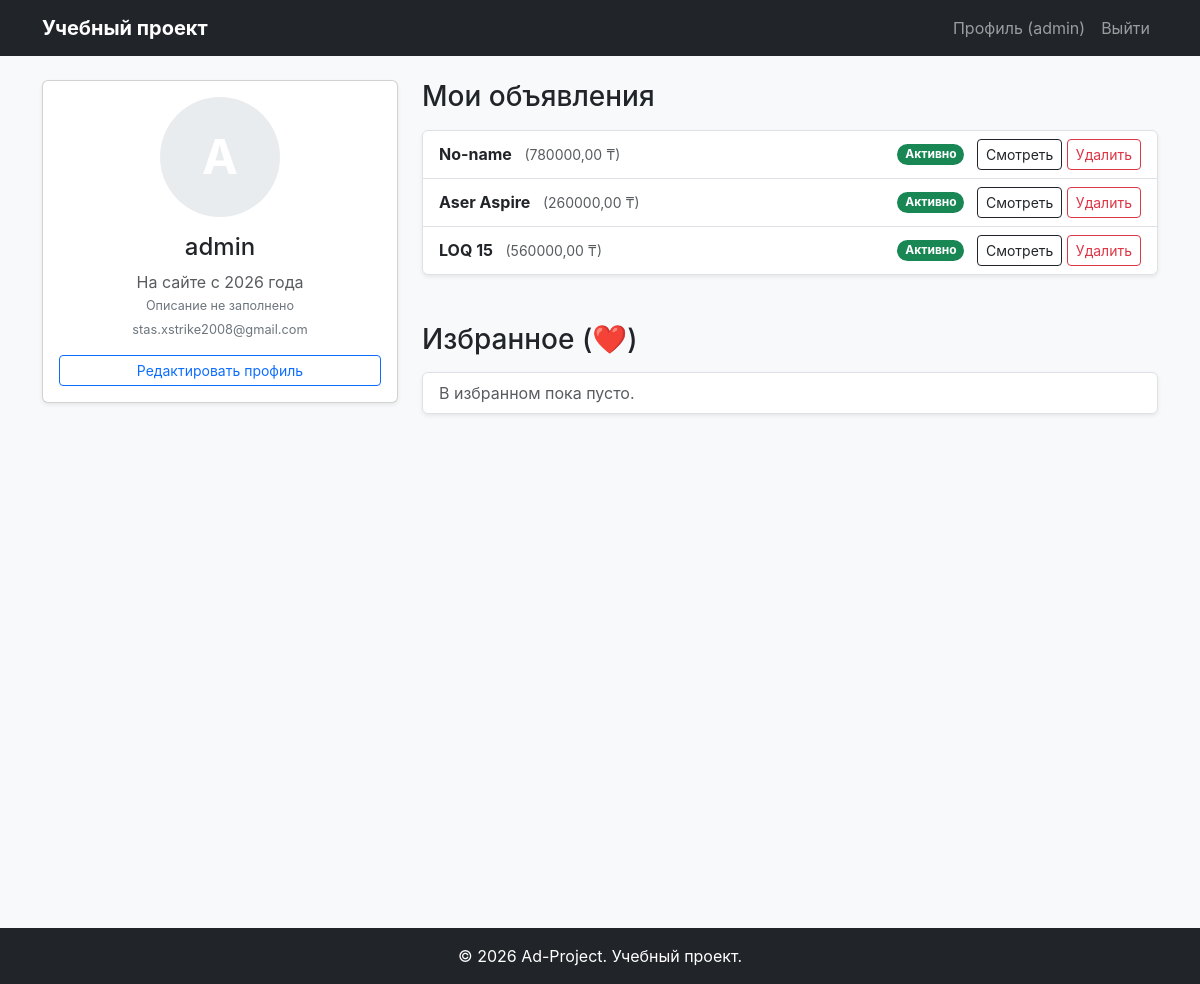
/profile/ (signed in), run on the app's committed database.
### ads/models.py (models this page shows, shortened)
class Ad(models.Model):
    title = models.CharField(max_length=200, verbose_name="Заголовок")
    category = models.ForeignKey(Category, on_delete=models.CASCADE, verbose_name="Категория")
    price = models.DecimalField(max_digits=20, decimal_places=2, default=0, verbose_name="Цена")
    description = models.TextField(verbose_name="Описание")
    image = models.ImageField(upload_to='ads_images/', blank=True, null=True, verbose_name="Фотография")
    author = models.ForeignKey(User, on_delete=models.SET_NULL, null=True, blank=True)
    is_top = models.BooleanField(default=False, verbose_name="Топ объявление (VIP)")
    created_at = models.DateTimeField(auto_now_add=True, verbose_name="Дата создания")
    class Meta:
        ordering = ['-is_top', '-created_at']
        verbose_name = "Объявление"
        verbose_name_plural = "Объявления"

### ads/views.py (the view)
# urls.py: path('profile/', views.profile_view, name='profile'),
@login_required
def profile_view(request):
    profile, created = Profile.objects.get_or_create(user=request.user)
    if request.method == 'POST':
        profile.bio = request.POST.get('bio')
        if request.FILES.get('avatar'):
            profile.image = request.FILES.get('avatar')
        profile.save()
        return redirect('profile')
    user_ads = Ad.objects.filter(author=request.user)
    favorite_ads = request.user.favorites.all()
    return render(request, 'profile.html', {
        'user_ads': user_ads,
        'favorite_ads': favorite_ads,
        'profile': profile,
    })

### ads/templates/profile.html (shortened to what this page needs)
{% extends 'base.html' %}
{% block content %}
<div class="row mt-4">
    <div class="col-md-4 mb-4">
        <div class="card shadow-sm text-center p-3">
            {% if user.profile.image %}
                <img src="{{ user.profile.image.url }}" class="profile-avatar mb-2" alt="{{ user.username }}" style="width: 120px; height: 120px; object-fit: cover; border-radius: 50%; margin: 0 auto;">
            {% else %}
                <div class="avatar-letter mb-2" style="width: 120px; height: 120px; background: #e9ecef; border-radius: 50%; display: flex; align-items: center; justify-content: center; font-size: 3rem; margin: 0 auto;">
                    {{ user.username|first|upper }}
                </div>
            {% endif %}
            <h4 class="m-2 p-0">{{ user.username }}</h4>
            <p class="text-muted m-0 p-0" style="font-size: 1rem;">
                На сайте с {{ user.date_joined|date:"Y" }} года
            </p>
            <p class="text-dark m-0 p-0" style="font-size: 0.9rem;">
                {% if user.profile.bio %}
                    {{ user.profile.bio }}
                {% else %}
                    <span class="text-secondary small">Описание не заполнено</span>
                {% endif %}
            </p>
            <p class="text-secondary mt-1 mb-3" style="font-size: 0.8rem;">
                {{ user.email }}
            </p>
            <button type="button" class="btn btn-outline-primary btn-sm w-100" data-bs-toggle="modal" data-bs-target="#editProfileModal">
                Редактировать профиль
            </button>
        </div>
    </div>
    <div class="col-md-8">
        <h3 class="mb-3">Мои объявления</h3>
        <ul class="list-group mb-5 shadow-sm">
            {% for ad in user_ads %}
                <li class="list-group-item d-flex justify-content-between align-items-center">
                    <div>
                        <strong>{{ ad.title }}</strong>
                        <span class="text-muted small ms-2">({{ ad.price }} ₸)</span>
                    </div>
                    <div>
                        <span class="badge bg-success rounded-pill me-2">Активно</span>
                        <a href="{% url 'ad_detail' ad.pk %}" class="btn btn-sm btn-outline-dark">Смотреть</a>
                        <a href="{% url 'ad_delete' ad.pk %}" class="btn btn-sm btn-outline-danger">Удалить</a>
                    </div>
                </li>
            {% empty %}
                <li class="list-group-item text-muted">Вы еще не создали ни одного объявления.</li>
            {% endfor %}
        </ul>
        <h3 class="mb-3">Избранное (❤️)</h3>
        <ul class="list-group shadow-sm">
            {% for fav in favorite_ads %}
                <li class="list-group-item d-flex justify-content-between align-items-center">
                    <div>
                        <strong>{{ fav.ad.title }}</strong>
                        <span class="text-muted small ms-2">({{ fav.ad.price }} ₸)</span>
                    </div>
                    <div>
                        <a href="{% url 'ad_detail' fav.ad.pk %}" class="btn btn-sm btn-primary">Посмотреть</a>
                        <a href="{% url 'toggle_favorite' fav.ad.id %}" class="btn btn-sm btn-outline-danger">❌</a>
                    </div>
                </li>
            {% empty %}
                <li class="list-group-item text-muted">В избранном пока пусто.</li>
            {% endfor %}
        </ul>
    </div>
</div>
{% endblock %}

### ads/templates/base.html (shortened to what this page needs)
{% load static %}
<!DOCTYPE html>
<html lang="ru">
<head>
    <link href="https://cdn.jsdelivr.net/npm/bootstrap@5.3.0/dist/css/bootstrap.min.css" rel="stylesheet">
    <link rel="stylesheet" href="https://cdn.jsdelivr.net/npm/bootstrap-icons@1.11.3/font/bootstrap-icons.min.css">
    <link rel="stylesheet" href="{% static 'css/style.css' %}">
</head>
<body class="bg-light">
<nav class="navbar navbar-expand-lg navbar-dark bg-dark mb-4">
    <div class="container">
        <a class="navbar-brand fw-bold" href="/">Учебный проект</a>
        <div class="collapse navbar-collapse" id="navbarNav">
            <ul class="navbar-nav ms-auto">
                {% if user.is_authenticated %}
                    <li class="nav-item"><a class="nav-link" href="{% url 'profile' %}">Профиль ({{ user.username }})</a></li>
                    <li class="nav-item">
                        <form action="{% url 'logout' %}" method="post" style="display:inline;">
                            {% csrf_token %}<button type="submit" class="nav-link btn btn-link">Выйти</button>
                        </form>
                    </li>
                {% else %}
                    <li class="nav-item"><a class="nav-link" href="{% url 'login' %}">Войти</a></li>
                    <li class="nav-item"><a class="nav-link" href="{% url 'register' %}">Регистрация</a></li>
                {% endif %}
            </ul>
        </div>
    </div>
</nav>
<div class="container min-vh-100 max-vh-100">
    {% block content %}
    {% endblock %}
</div>
<footer class="bg-dark text-white text-center py-3 mt-5">
    <p class="mb-0">© 2026 Ad-Project. Учебный проект.</p>
</footer>
</body>
</html>

### ads/static/css/style.css (style rules this page uses)
* { font-family: 'Inter', sans-serif; }
.avatar-letter { width: 40px; height: 40px; background-color: #0d6efd; color: white; display: flex; align-items: center; justify-content: center; border-radius: 50%; font-weight: bold; text-decoration: none; }
.text-center { align-items: center; justify-content: center; }
.avatar-letter { width: 150px; height: 150px; background: linear-gradient(45deg, #0d6efd, #0dcaf0); color: white; font-size: 64px; font-weight: bold; display: flex; align-items: center; justify-content: center; border-radius: 50%; margin: 0 auto 15px; text-transform: uppercase; }

### data on the page
Ad: title "No-name", price "780000,00"
Ad: title "Aser Aspire", price "260000,00"
Ad: title "LOQ 15", price "560000,00"

### other printed values
{{ user.username }} "admin"
{{ user.username|first|upper }} "A"
{{ user.date_joined|date:"Y" }} "2026"
{{ user.email }} "stas.xstrike2008@gmail.com"
